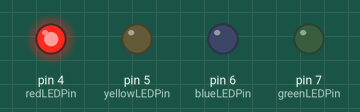
Simulated run of this sketch. Board: Arduino Uno, built with avr-gcc and run on an emulated ATmega328P. Parts: output pins drawn as LEDs (lit = HIGH).

Above: at 0.5 s.
At 4.5 s:
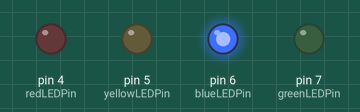
At 6.5 s:
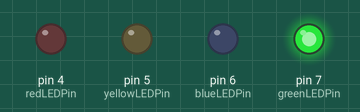
At 7.5 s:
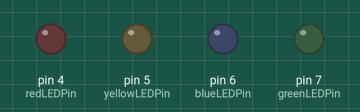
At 14.5 s:
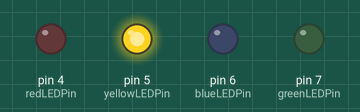
Timing chart, 0 to 15.6 s (numbered marks = the images above):
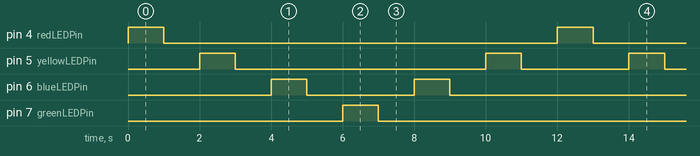

The sketch:

Sheet_1_Q2.ino
```cpp
// Pin 9 has red LED
// Pin 10 has yellow LED
// Pin 11 has green LED

int redLEDPin = 4;
int yellowLEDPin = 5;
int blueLEDPin = 6;
int greenLEDPin = 7;

int redOnTime = 1000;
int redOffTime = 1000;

int yellowOnTime = 1000;
int yellowOffTime = 1000;

int blueOnTime = 1000;
int blueOffTime = 1000;

int greenOnTime = 1000;
int greenOffTime = 1000;

void setup() {
  // put your setup code here, to run once:
pinMode (redLEDPin, OUTPUT);
pinMode (yellowLEDPin, OUTPUT);
pinMode (blueLEDPin, OUTPUT);
pinMode (greenLEDPin, OUTPUT);
}

void loop() {
  // put your main code here, to run repeatedly:

digitalWrite (redLEDPin, HIGH);
delay (redOnTime);
digitalWrite (redLEDPin, LOW);
delay (redOffTime);

digitalWrite (yellowLEDPin, HIGH);
delay (yellowOnTime);
digitalWrite (yellowLEDPin, LOW);
delay (yellowOffTime);

digitalWrite (blueLEDPin, HIGH);
delay (blueOnTime);
digitalWrite (blueLEDPin, LOW);
delay (blueOffTime);

digitalWrite (greenLEDPin, HIGH);
delay (greenOnTime);
digitalWrite (greenLEDPin, LOW);
delay (greenOffTime);

digitalWrite (blueLEDPin, HIGH);
delay (blueOnTime);
digitalWrite (blueLEDPin, LOW);
delay (blueOffTime);

digitalWrite (yellowLEDPin, HIGH);
delay (yellowOnTime);
digitalWrite (yellowLEDPin, LOW);
delay (yellowOffTime);
}
```

Measured:
- by itself, pin 4 (redLEDPin), pin 7 (greenLEDPin): alternates HIGH for 1.0 s and LOW for 11.0 s
- by itself, pin 5 (yellowLEDPin): repeats every 12.0 s: LOW 7.0 s, HIGH 1.0 s, LOW 3.0 s, HIGH 1.0 s
- by itself, pin 6 (blueLEDPin): repeats every 12.0 s: LOW 3.0 s, HIGH 1.0 s, LOW 7.0 s, HIGH 1.0 s
